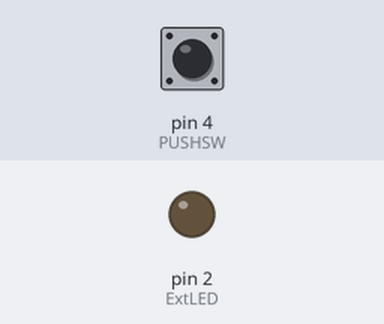
Simulated run of this sketch. Board: Arduino Uno, built with avr-gcc and run on an emulated ATmega328P. Parts: output pins drawn as LEDs (lit = HIGH). The test bench sets the inputs (shaded band); at power-on: pin 4 (PUSHSW) HIGH.

Above: at 1.2 s.
1.3 s: pin 4 (PUSHSW) pulled LOW for 0.15 s
At 2.0 s:
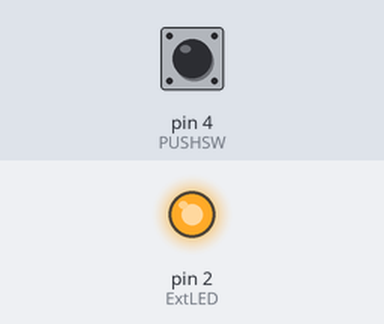
2.9 s: pin 4 (PUSHSW) pulled LOW for 1 s
At 4.5 s:
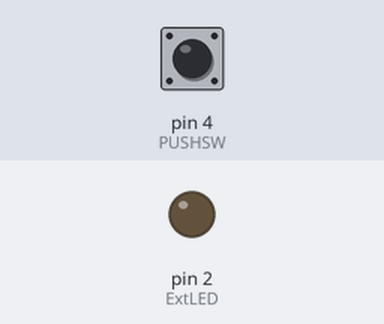
5.4 s: pin 4 (PUSHSW) pulled LOW for 3.2 s
At 9.3 s:
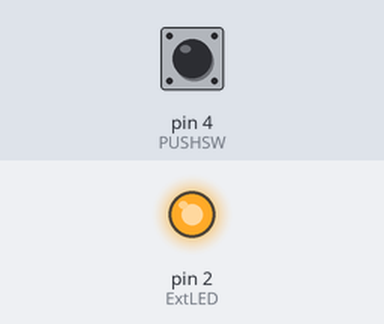
Timing chart, 0 to 10.8 s (numbered marks = the images above; inputs shaded):
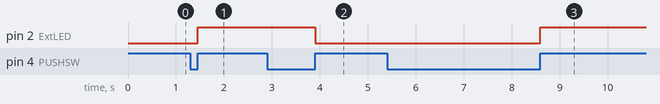

Measured:
- after the input at 1.3 s, pin 2 (ExtLED): LOW → HIGH after 0.15 s
- after the input at 2.9 s, pin 2 (ExtLED): HIGH → LOW after 1.0 s
- after the input at 5.4 s, pin 2 (ExtLED): LOW → HIGH after 3.2 s

The sketch:

ToggleLED2.ino
```cpp
/*
  ToggleLED

  Toggle the LED every time the push-button is released.
*/

#define ExtLED 2
#define PUSHSW 4

bool pressed = false;

// the setup function runs once when you press reset or power the board
void setup() {
  pinMode(ExtLED, OUTPUT);
}

// the loop function runs over and over again forever
void loop() {
  pressed = !digitalRead(PUSHSW);       // if push-button is pressed (logic LOW)
  if (pressed) {
    while (!digitalRead(PUSHSW)) {
    }
    digitalWrite(ExtLED, !digitalRead(ExtLED)); // toggle the LED
  }
}
```
